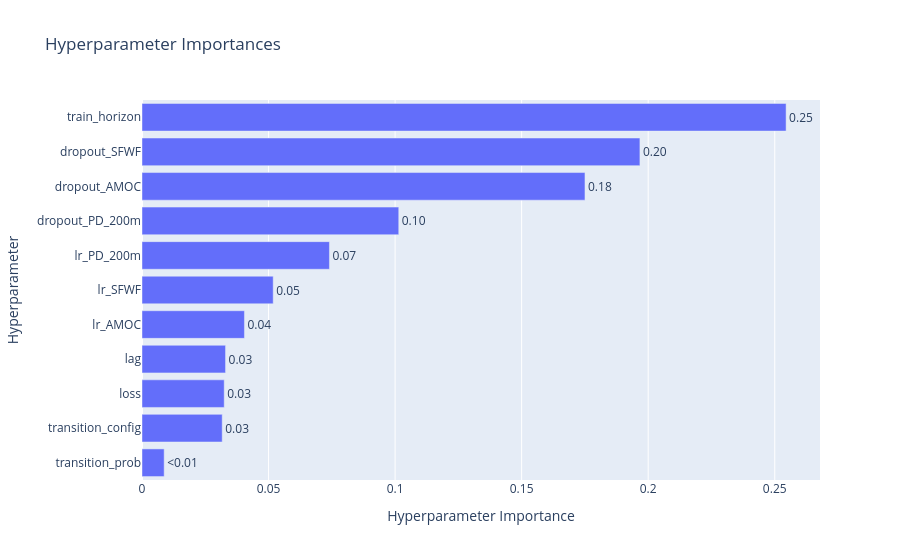
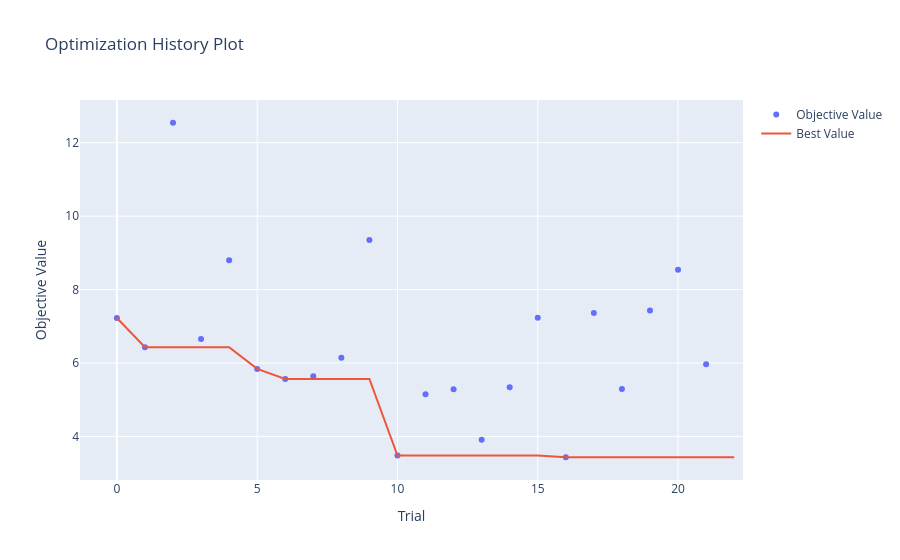
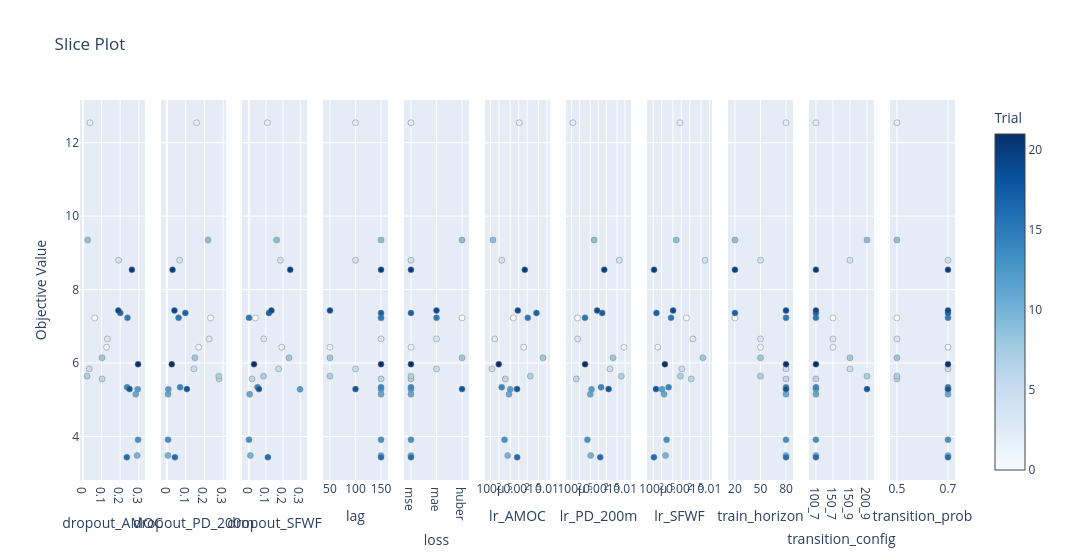

The notebook cell saved with these charts, in order:
### Code cell
import optuna

study = optuna.load_study(
    study_name='rollout_v2',
    storage='sqlite:///../optuna_rollout_v2.db'
)

# Completed trials only
df = study.trials_dataframe()
df_done = df[df['state'] == 'COMPLETE'].sort_values('value')

# Parameter importance
optuna.visualization.plot_param_importances(study).show()

# Optimization history
optuna.visualization.plot_optimization_history(study).show()

# Slice plot (each param vs objective)
optuna.visualization.plot_slice(study).show()

### Figure 1 — Plotly figure (JSON) as saved in the notebook; plotly's stock layout.template omitted (floating-point values rounded to 4 significant figures)
{"data": [{"cliponaxis": false, "hovertemplate": ["transition_prob (CategoricalDistribution): 0.008757476038129635<extra></extra>", "transition_config (CategoricalDistribution): 0.03169266140936667<extra></extra>", "loss (CategoricalDistribution): 0.032483981875143036<extra></extra>", "lag (CategoricalDistribution): 0.03301236927852435<extra></extra>", "lr_AMOC (FloatDistribution): 0.04047832692613003<extra></extra>", "lr_SFWF (FloatDistribution): 0.0518365440313435<extra></extra>", "lr_PD_200m (FloatDistribution): 0.07405725190049788<extra></extra>", "dropout_PD_200m (FloatDistribution): 0.10144677212871593<extra></extra>", "dropout_AMOC (FloatDistribution): 0.17502083985979205<extra></extra>", "dropout_SFWF (FloatDistribution): 0.19672953040642122<extra></extra>", "train_horizon (CategoricalDistribution): 0.2544842461459359<extra></extra>"], "name": "Objective Value", "orientation": "h", "text": ["<0.01", "0.03", "0.03", "0.03", "0.04", "0.05", "0.07", "0.10", "0.18", "0.20", "0.25"], "textposition": "outside", "type": "bar", "x": [0.008757, 0.03169, 0.03248, 0.03301, 0.04048, 0.05184, 0.07406, 0.1014, 0.175, 0.1967, 0.2545], "y": ["transition_prob", "transition_config", "loss", "lag", "lr_AMOC", "lr_SFWF", "lr_PD_200m", "dropout_PD_200m", "dropout_AMOC", "dropout_SFWF", "train_horizon"]}], "layout": {"title": {"text": "Hyperparameter Importances"}, "xaxis": {"title": {"text": "Hyperparameter Importance"}}, "yaxis": {"title": {"text": "Hyperparameter"}}}}

### Figure 2 — Plotly figure (JSON) as saved in the notebook; plotly's stock layout.template omitted (floating-point values rounded to 4 significant figures)
{"data": [{"mode": "markers", "name": "Objective Value", "type": "scatter", "x": [0, 1, 2, 3, 4, 5, 6, 7, 8, 9, 10, 11, 12, 13, 14, 15, 16, 17, 18, 19, 20, 21], "y": [7.227, 6.431, 12.54, 6.657, 8.8, 5.84, 5.566, 5.642, 6.141, 9.351, 3.48, 5.15, 5.283, 3.911, 5.341, 7.231, 3.433, 7.363, 5.289, 7.431, 8.541, 5.968]}, {"mode": "lines", "name": "Best Value", "type": "scatter", "x": [0, 1, 2, 3, 4, 5, 6, 7, 8, 9, 10, 11, 12, 13, 14, 15, 16, 17, 18, 19, 20, 21, 22], "y": [7.227, 6.431, 6.431, 6.431, 6.431, 5.84, 5.566, 5.566, 5.566, 5.566, 3.48, 3.48, 3.48, 3.48, 3.48, 3.48, 3.433, 3.433, 3.433, 3.433, 3.433, 3.433, 3.433]}, {"marker": {"color": "#cccccc"}, "mode": "markers", "name": "Infeasible Trial", "showlegend": false, "type": "scatter", "x": [], "y": []}], "layout": {"title": {"text": "Optimization History Plot"}, "xaxis": {"title": {"text": "Trial"}}, "yaxis": {"title": {"text": "Objective Value"}}}}

### Figure 3 — Plotly figure (JSON) as saved in the notebook; plotly's stock layout.template omitted (floating-point values rounded to 4 significant figures)
{"data": [{"marker": {"color": [0, 1, 2, 3, 4, 5, 6, 7, 8, 9, 10, 11, 12, 13, 14, 15, 16, 17, 18, 19, 20, 21], "colorbar": {"title": {"text": "Trial"}, "x": 1, "xpad": 40}, "colorscale": [[0, "rgb(247,251,255)"], [0.125, "rgb(222,235,247)"], [0.25, "rgb(198,219,239)"], [0.375, "rgb(158,202,225)"], [0.5, "rgb(107,174,214)"], [0.625, "rgb(66,146,198)"], [0.75, "rgb(33,113,181)"], [0.875, "rgb(8,81,156)"], [1, "rgb(8,48,107)"]], "line": {"color": "Grey", "width": 0.5}, "showscale": true}, "mode": "markers", "name": "Feasible Trial", "showlegend": false, "type": "scatter", "x": [0.06324, 0.1266, 0.03743, 0.131, 0.1911, 0.03342, 0.1023, 0.02163, 0.1025, 0.02489, 0.2911, 0.2834, 0.294, 0.2955, 0.2366, 0.2388, 0.2353, 0.2001, 0.2501, 0.1898, 0.2626, 0.2958], "xaxis": "x", "y": [7.227, 6.431, 12.54, 6.657, 8.8, 5.84, 5.566, 5.642, 6.141, 9.351, 3.48, 5.15, 5.283, 3.911, 5.341, 7.231, 3.433, 7.363, 5.289, 7.431, 8.541, 5.968], "yaxis": "y"}, {"marker": {"color": [0, 1, 2, 3, 4, 5, 6, 7, 8, 9, 10, 11, 12, 13, 14, 15, 16, 17, 18, 19, 20, 21], "colorbar": {"title": {"text": "Trial"}, "x": 1, "xpad": 40}, "colorscale": [[0, "rgb(247,251,255)"], [0.125, "rgb(222,235,247)"], [0.25, "rgb(198,219,239)"], [0.375, "rgb(158,202,225)"], [0.5, "rgb(107,174,214)"], [0.625, "rgb(66,146,198)"], [0.75, "rgb(33,113,181)"], [0.875, "rgb(8,81,156)"], [1, "rgb(8,48,107)"]], "line": {"color": "Grey", "width": 0.5}, "showscale": false}, "mode": "markers", "name": "Feasible Trial", "showlegend": false, "type": "scatter", "x": [0.233, 0.1693, 0.1588, 0.2256, 0.06795, 0.1445, 0.2785, 0.2769, 0.1496, 0.22, 0.00631, 0.00642, 0.007844, 0.006623, 0.07085, 0.06279, 0.04308, 0.09886, 0.1071, 0.04073, 0.03057, 0.02637], "xaxis": "x2", "y": [7.227, 6.431, 12.54, 6.657, 8.8, 5.84, 5.566, 5.642, 6.141, 9.351, 3.48, 5.15, 5.283, 3.911, 5.341, 7.231, 3.433, 7.363, 5.289, 7.431, 8.541, 5.968], "yaxis": "y2"}, {"marker": {"color": [0, 1, 2, 3, 4, 5, 6, 7, 8, 9, 10, 11, 12, 13, 14, 15, 16, 17, 18, 19, 20, 21], "colorbar": {"title": {"text": "Trial"}, "x": 1, "xpad": 40}, "colorscale": [[0, "rgb(247,251,255)"], [0.125, "rgb(222,235,247)"], [0.25, "rgb(198,219,239)"], [0.375, "rgb(158,202,225)"], [0.5, "rgb(107,174,214)"], [0.625, "rgb(66,146,198)"], [0.75, "rgb(33,113,181)"], [0.875, "rgb(8,81,156)"], [1, "rgb(8,48,107)"]], "line": {"color": "Grey", "width": 0.5}, "showscale": false}, "mode": "markers", "name": "Feasible Trial", "showlegend": false, "type": "scatter", "x": [0.03864, 0.1923, 0.1085, 0.0876, 0.1844, 0.1737, 0.01897, 0.08564, 0.2344, 0.1625, 0.008929, 0.005159, 0.2991, 0.001083, 0.05103, 0.001127, 0.1114, 0.1174, 0.05947, 0.1322, 0.2416, 0.03036], "xaxis": "x3", "y": [7.227, 6.431, 12.54, 6.657, 8.8, 5.84, 5.566, 5.642, 6.141, 9.351, 3.48, 5.15, 5.283, 3.911, 5.341, 7.231, 3.433, 7.363, 5.289, 7.431, 8.541, 5.968], "yaxis": "y3"}, {"marker": {"color": [0, 1, 2, 3, 4, 5, 6, 7, 8, 9, 10, 11, 12, 13, 14, 15, 16, 17, 18, 19, 20, 21], "colorbar": {"title": {"text": "Trial"}, "x": 1, "xpad": 40}, "colorscale": [[0, "rgb(247,251,255)"], [0.125, "rgb(222,235,247)"], [0.25, "rgb(198,219,239)"], [0.375, "rgb(158,202,225)"], [0.5, "rgb(107,174,214)"], [0.625, "rgb(66,146,198)"], [0.75, "rgb(33,113,181)"], [0.875, "rgb(8,81,156)"], [1, "rgb(8,48,107)"]], "line": {"color": "Grey", "width": 0.5}, "showscale": false}, "mode": "markers", "name": "Feasible Trial", "showlegend": false, "type": "scatter", "x": [150, 50, 100, 150, 100, 100, 150, 50, 50, 150, 150, 150, 150, 150, 150, 150, 150, 150, 100, 50, 150, 150], "xaxis": "x4", "y": [7.227, 6.431, 12.54, 6.657, 8.8, 5.84, 5.566, 5.642, 6.141, 9.351, 3.48, 5.15, 5.283, 3.911, 5.341, 7.231, 3.433, 7.363, 5.289, 7.431, 8.541, 5.968], "yaxis": "y4"}, {"marker": {"color": [0, 1, 2, 3, 4, 5, 6, 7, 8, 9, 10, 11, 12, 13, 14, 15, 16, 17, 18, 19, 20, 21], "colorbar": {"title": {"text": "Trial"}, "x": 1, "xpad": 40}, "colorscale": [[0, "rgb(247,251,255)"], [0.125, "rgb(222,235,247)"], [0.25, "rgb(198,219,239)"], [0.375, "rgb(158,202,225)"], [0.5, "rgb(107,174,214)"], [0.625, "rgb(66,146,198)"], [0.75, "rgb(33,113,181)"], [0.875, "rgb(8,81,156)"], [1, "rgb(8,48,107)"]], "line": {"color": "Grey", "width": 0.5}, "showscale": false}, "mode": "markers", "name": "Feasible Trial", "showlegend": false, "type": "scatter", "x": ["huber", "mse", "mse", "mae", "mse", "mae", "mse", "mse", "huber", "huber", "mse", "mse", "mse", "mse", "mse", "mae", "mse", "mse", "huber", "mae", "mse", "mse"], "xaxis": "x5", "y": [7.227, 6.431, 12.54, 6.657, 8.8, 5.84, 5.566, 5.642, 6.141, 9.351, 3.48, 5.15, 5.283, 3.911, 5.341, 7.231, 3.433, 7.363, 5.289, 7.431, 8.541, 5.968], "yaxis": "y5"}, {"marker": {"color": [0, 1, 2, 3, 4, 5, 6, 7, 8, 9, 10, 11, 12, 13, 14, 15, 16, 17, 18, 19, 20, 21], "colorbar": {"title": {"text": "Trial"}, "x": 1, "xpad": 40}, "colorscale": [[0, "rgb(247,251,255)"], [0.125, "rgb(222,235,247)"], [0.25, "rgb(198,219,239)"], [0.375, "rgb(158,202,225)"], [0.5, "rgb(107,174,214)"], [0.625, "rgb(66,146,198)"], [0.75, "rgb(33,113,181)"], [0.875, "rgb(8,81,156)"], [1, "rgb(8,48,107)"]], "line": {"color": "Grey", "width": 0.5}, "showscale": false}, "mode": "markers", "name": "Feasible Trial", "showlegend": false, "type": "scatter", "x": [0.0006476, 0.001505, 0.001051, 0.0001422, 0.0002508, 0.0001135, 0.0003371, 0.002582, 0.007259, 0.0001231, 0.0004084, 0.0004547, 0.0005044, 0.0003169, 0.0002511, 0.002098, 0.0008843, 0.004245, 0.0008751, 0.0009315, 0.001645, 0.0001975], "xaxis": "x6", "y": [7.227, 6.431, 12.54, 6.657, 8.8, 5.84, 5.566, 5.642, 6.141, 9.351, 3.48, 5.15, 5.283, 3.911, 5.341, 7.231, 3.433, 7.363, 5.289, 7.431, 8.541, 5.968], "yaxis": "y6"}, {"marker": {"color": [0, 1, 2, 3, 4, 5, 6, 7, 8, 9, 10, 11, 12, 13, 14, 15, 16, 17, 18, 19, 20, 21], "colorbar": {"title": {"text": "Trial"}, "x": 1, "xpad": 40}, "colorscale": [[0, "rgb(247,251,255)"], [0.125, "rgb(222,235,247)"], [0.25, "rgb(198,219,239)"], [0.375, "rgb(158,202,225)"], [0.5, "rgb(107,174,214)"], [0.625, "rgb(66,146,198)"], [0.75, "rgb(33,113,181)"], [0.875, "rgb(8,81,156)"], [1, "rgb(8,48,107)"]], "line": {"color": "Grey", "width": 0.5}, "showscale": false}, "mode": "markers", "name": "Feasible Trial", "showlegend": false, "type": "scatter", "x": [0.0001682, 0.009085, 0.0001134, 0.0001693, 0.006036, 0.002697, 0.000151, 0.007209, 0.003529, 0.000698, 0.0005192, 0.0005043, 0.0005613, 0.0003935, 0.00127, 0.0003179, 0.001177, 0.001393, 0.002418, 0.0009019, 0.001664, 0.0003211], "xaxis": "x7", "y": [7.227, 6.431, 12.54, 6.657, 8.8, 5.84, 5.566, 5.642, 6.141, 9.351, 3.48, 5.15, 5.283, 3.911, 5.341, 7.231, 3.433, 7.363, 5.289, 7.431, 8.541, 5.968], "yaxis": "y7"}, {"marker": {"color": [0, 1, 2, 3, 4, 5, 6, 7, 8, 9, 10, 11, 12, 13, 14, 15, 16, 17, 18, 19, 20, 21], "colorbar": {"title": {"text": "Trial"}, "x": 1, "xpad": 40}, "colorscale": [[0, "rgb(247,251,255)"], [0.125, "rgb(222,235,247)"], [0.25, "rgb(198,219,239)"], [0.375, "rgb(158,202,225)"], [0.5, "rgb(107,174,214)"], [0.625, "rgb(66,146,198)"], [0.75, "rgb(33,113,181)"], [0.875, "rgb(8,81,156)"], [1, "rgb(8,48,107)"]], "line": {"color": "Grey", "width": 0.5}, "showscale": false}, "mode": "markers", "name": "Feasible Trial", "showlegend": false, "type": "scatter", "x": [0.00152, 0.0001467, 0.0008977, 0.00259, 0.006983, 0.001048, 0.002252, 0.0009282, 0.005833, 0.000659, 0.0002736, 0.0002426, 0.0002057, 0.0002993, 0.0003543, 0.0004298, 0.0001062, 0.00013, 0.0001253, 0.0005092, 0.0001072, 0.0002609], "xaxis": "x8", "y": [7.227, 6.431, 12.54, 6.657, 8.8, 5.84, 5.566, 5.642, 6.141, 9.351, 3.48, 5.15, 5.283, 3.911, 5.341, 7.231, 3.433, 7.363, 5.289, 7.431, 8.541, 5.968], "yaxis": "y8"}, {"marker": {"color": [0, 1, 2, 3, 4, 5, 6, 7, 8, 9, 10, 11, 12, 13, 14, 15, 16, 17, 18, 19, 20, 21], "colorbar": {"title": {"text": "Trial"}, "x": 1, "xpad": 40}, "colorscale": [[0, "rgb(247,251,255)"], [0.125, "rgb(222,235,247)"], [0.25, "rgb(198,219,239)"], [0.375, "rgb(158,202,225)"], [0.5, "rgb(107,174,214)"], [0.625, "rgb(66,146,198)"], [0.75, "rgb(33,113,181)"], [0.875, "rgb(8,81,156)"], [1, "rgb(8,48,107)"]], "line": {"color": "Grey", "width": 0.5}, "showscale": false}, "mode": "markers", "name": "Feasible Trial", "showlegend": false, "type": "scatter", "x": [20, 50, 80, 50, 50, 80, 80, 50, 50, 20, 80, 80, 80, 80, 80, 80, 80, 20, 80, 80, 20, 80], "xaxis": "x9", "y": [7.227, 6.431, 12.54, 6.657, 8.8, 5.84, 5.566, 5.642, 6.141, 9.351, 3.48, 5.15, 5.283, 3.911, 5.341, 7.231, 3.433, 7.363, 5.289, 7.431, 8.541, 5.968], "yaxis": "y9"}, {"marker": {"color": [0, 1, 2, 3, 4, 5, 6, 7, 8, 9, 10, 11, 12, 13, 14, 15, 16, 17, 18, 19, 20, 21], "colorbar": {"title": {"text": "Trial"}, "x": 1, "xpad": 40}, "colorscale": [[0, "rgb(247,251,255)"], [0.125, "rgb(222,235,247)"], [0.25, "rgb(198,219,239)"], [0.375, "rgb(158,202,225)"], [0.5, "rgb(107,174,214)"], [0.625, "rgb(66,146,198)"], [0.75, "rgb(33,113,181)"], [0.875, "rgb(8,81,156)"], [1, "rgb(8,48,107)"]], "line": {"color": "Grey", "width": 0.5}, "showscale": false}, "mode": "markers", "name": "Feasible Trial", "showlegend": false, "type": "scatter", "x": ["150_7", "150_7", "100_7", "150_7", "150_9", "150_9", "100_7", "200_9", "150_9", "200_9", "100_7", "100_7", "100_7", "100_7", "100_7", "100_7", "100_7", "100_7", "200_9", "100_7", "100_7", "100_7"], "xaxis": "x10", "y": [7.227, 6.431, 12.54, 6.657, 8.8, 5.84, 5.566, 5.642, 6.141, 9.351, 3.48, 5.15, 5.283, 3.911, 5.341, 7.231, 3.433, 7.363, 5.289, 7.431, 8.541, 5.968], "yaxis": "y10"}, {"marker": {"color": [0, 1, 2, 3, 4, 5, 6, 7, 8, 9, 10, 11, 12, 13, 14, 15, 16, 17, 18, 19, 20, 21], "colorbar": {"title": {"text": "Trial"}, "x": 1, "xpad": 40}, "colorscale": [[0, "rgb(247,251,255)"], [0.125, "rgb(222,235,247)"], [0.25, "rgb(198,219,239)"], [0.375, "rgb(158,202,225)"], [0.5, "rgb(107,174,214)"], [0.625, "rgb(66,146,198)"], [0.75, "rgb(33,113,181)"], [0.875, "rgb(8,81,156)"], [1, "rgb(8,48,107)"]], "line": {"color": "Grey", "width": 0.5}, "showscale": false}, "mode": "markers", "name": "Feasible Trial", "showlegend": false, "type": "scatter", "x": [0.5, 0.7, 0.5, 0.5, 0.7, 0.7, 0.5, 0.5, 0.5, 0.5, 0.7, 0.7, 0.7, 0.7, 0.7, 0.7, 0.7, 0.7, 0.7, 0.7, 0.7, 0.7], "xaxis": "x11", "y": [7.227, 6.431, 12.54, 6.657, 8.8, 5.84, 5.566, 5.642, 6.141, 9.351, 3.48, 5.15, 5.283, 3.911, 5.341, 7.231, 3.433, 7.363, 5.289, 7.431, 8.541, 5.968], "yaxis": "y11"}], "layout": {"title": {"text": "Slice Plot"}, "width": 3300, "xaxis": {"anchor": "y", "domain": [0, 0.07438], "title": {"text": "dropout_AMOC"}}, "xaxis10": {"anchor": "y10", "categoryarray": ["100_7", "150_7", "150_9", "200_9"], "categoryorder": "array", "domain": [0.8331, 0.9074], "title": {"text": "transition_config"}, "type": "category"}, "xaxis11": {"anchor": "y11", "categoryarray": [0.5, 0.7], "categoryorder": "array", "domain": [0.9256, 1.0], "title": {"text": "transition_prob"}, "type": "category"}, "xaxis2": {"anchor": "y2", "domain": [0.09256, 0.1669], "title": {"text": "dropout_PD_200m"}}, "xaxis3": {"anchor": "y3", "domain": [0.1851, 0.2595], "title": {"text": "dropout_SFWF"}}, "xaxis4": {"anchor": "y4", "categoryarray": [50, 100, 150], "categoryorder": "array", "domain": [0.2777, 0.3521], "title": {"text": "lag"}, "type": "category"}, "xaxis5": {"anchor": "y5", "categoryarray": ["mse", "mae", "huber"], "categoryorder": "array", "domain": [0.3702, 0.4446], "title": {"text": "loss"}, "type": "category"}, "xaxis6": {"anchor": "y6", "domain": [0.4628, 0.5372], "title": {"text": "lr_AMOC"}, "type": "log"}, "xaxis7": {"anchor": "y7", "domain": [0.5554, 0.6298], "title": {"text": "lr_PD_200m"}, "type": "log"}, "xaxis8": {"anchor": "y8", "domain": [0.6479, 0.7223], "title": {"text": "lr_SFWF"}, "type": "log"}, "xaxis9": {"anchor": "y9", "categoryarray": [20, 50, 80], "categoryorder": "array", "domain": [0.7405, 0.8149], "title": {"text": "train_horizon"}, "type": "category"}, "yaxis": {"anchor": "x", "domain": [0, 1], "title": {"text": "Objective Value"}}, "yaxis10": {"anchor": "x10", "domain": [0, 1], "matches": "y", "showticklabels": false}, "yaxis11": {"anchor": "x11", "domain": [0, 1], "matches": "y", "showticklabels": false}, "yaxis2": {"anchor": "x2", "domain": [0, 1], "matches": "y", "showticklabels": false}, "yaxis3": {"anchor": "x3", "domain": [0, 1], "matches": "y", "showticklabels": false}, "yaxis4": {"anchor": "x4", "domain": [0, 1], "matches": "y", "showticklabels": false}, "yaxis5": {"anchor": "x5", "domain": [0, 1], "matches": "y", "showticklabels": false}, "yaxis6": {"anchor": "x6", "domain": [0, 1], "matches": "y", "showticklabels": false}, "yaxis7": {"anchor": "x7", "domain": [0, 1], "matches": "y", "showticklabels": false}, "yaxis8": {"anchor": "x8", "domain": [0, 1], "matches": "y", "showticklabels": false}, "yaxis9": {"anchor": "x9", "domain": [0, 1], "matches": "y", "showticklabels": false}}}
